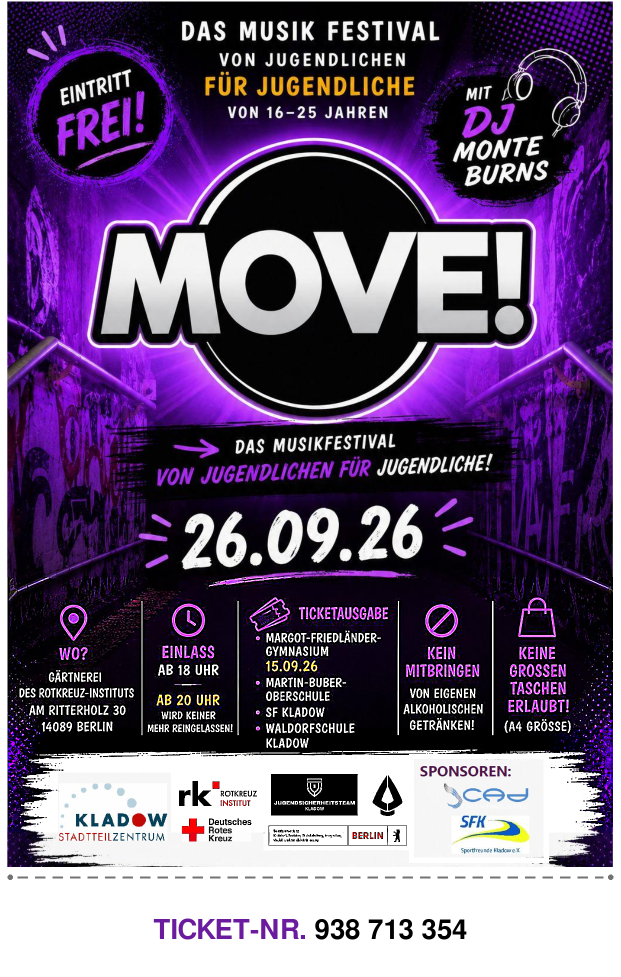
#> input picture original.png, 1241 x 1954 px, given in place of 260926_MOVE_Logos_sharpened.png, which was not available (shown at 1/2 size)
$ python find_logo2.py
#> lines starting #> are read from the running program, lines starting #| are printed output that depends on the picture; pictures that were not available may be replaced by others from this repository, and a replacement may not be noted
import cv2
import numpy as np
import matplotlib.pyplot as plt

img = cv2.imread('/app/260926_MOVE_Logos_sharpened.png', cv2.IMREAD_GRAYSCALE)
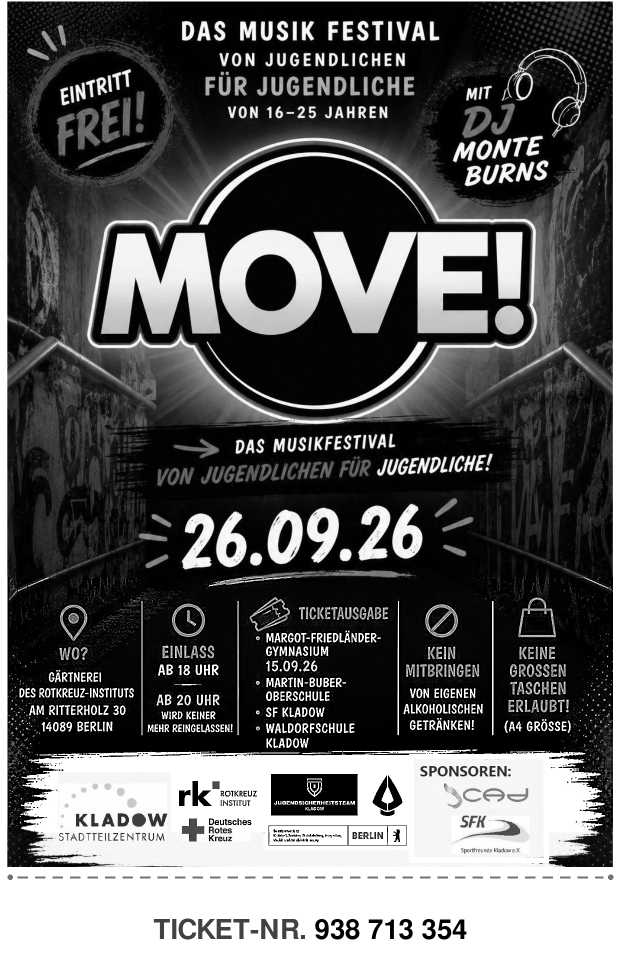
#> img: shape (1954, 1241) (shown at 1/2 size); min 0, max 255, mean 93.5
template = cv2.imread('/tmp/file_attachments/image.png', cv2.IMREAD_GRAYSCALE)
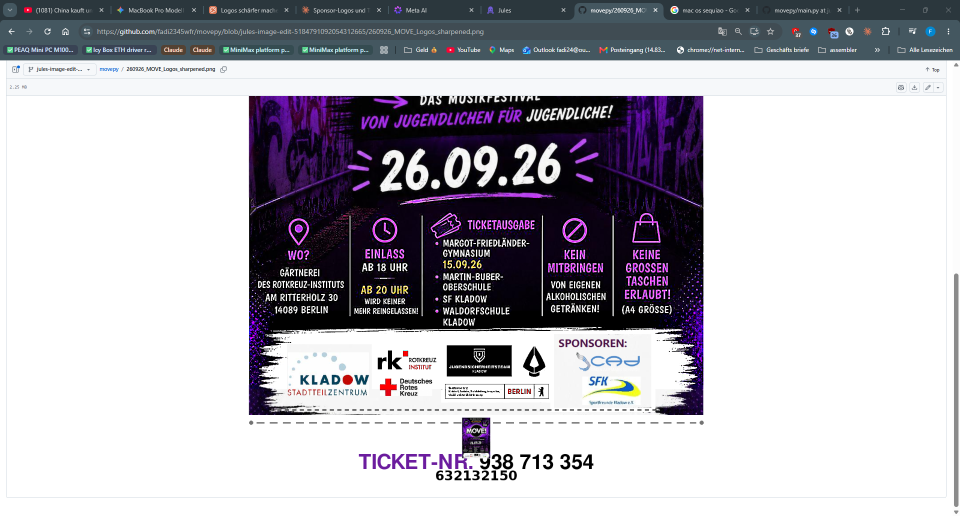
#> input picture image.png, 1920 x 1032 px, found by its file name (shown at 1/2 size)
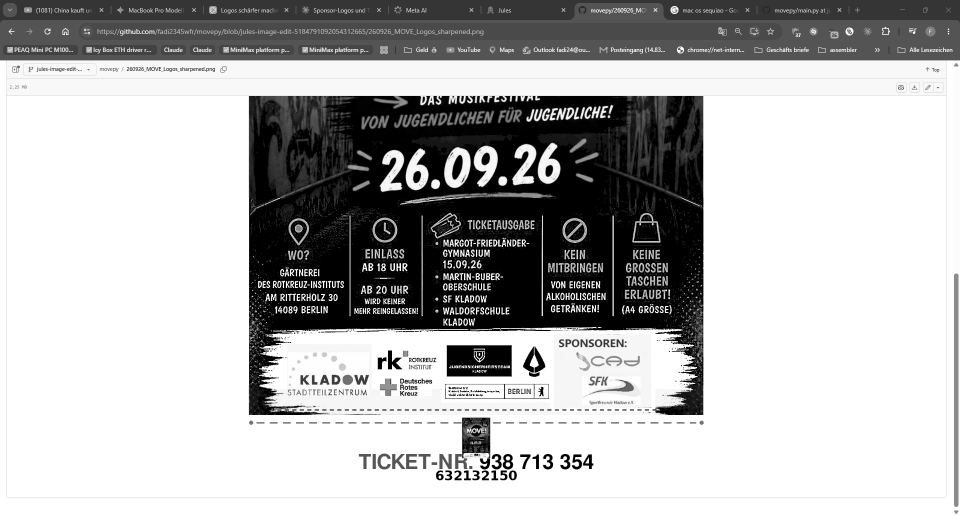
#> template: shape (1032, 1920) (shown at 1/2 size); min 0, max 255, mean 180.7

#> (the run stopped early here; a loop or call above may not have finished)
